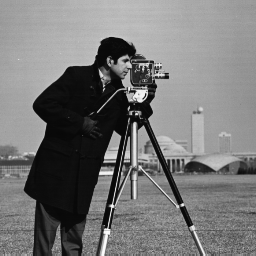
%> input picture lab-2/images/cameraman.png, 256 x 256 px
$ octave part2.m   (GNU Octave 9; MATLAB toolbox functions it lacks are replaced by stand-ins)
%> lines starting %> are read from the running program, lines starting %| are printed output that depends on the picture
clear(); % clear workspace

alpha = 5;
Im1 = imread('images/cameraman.png');
%> Im1 is the input picture: size 256x256 uint8; min 7, max 253, mean 118.7
Im2 = imread('images/wagon.png');
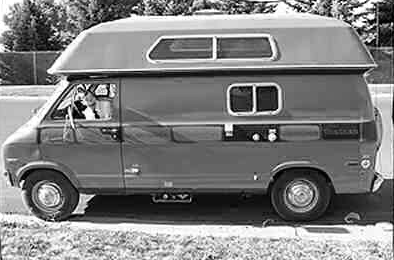
%> input picture lab-2/images/wagon.png, 394 x 260 px
%> Im2 is the input picture: size 260x394 uint8; min 0, max 255, mean 127
% draw original image
figure('Name', 'Original images'),
subplot(2,1,1), imshow(Im1);
subplot(2,1,2), imshow(Im2);

% Demo of unsharp masking. For more examples, see part 1
filter_sharpened_gauss7 = sharpening('gaussian', 7, 7, alpha);
Im1_sharpened_gauss7 = imfilter(Im1, filter_sharpened_gauss7);
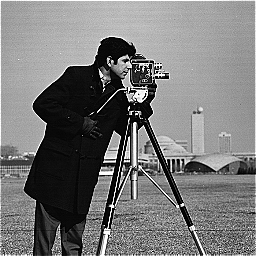
%> Im1_sharpened_gauss7: size 256x256 uint8; min 0, max 255, mean 120.4
Im2_sharpened_gauss7 = imfilter(Im2, filter_sharpened_gauss7);
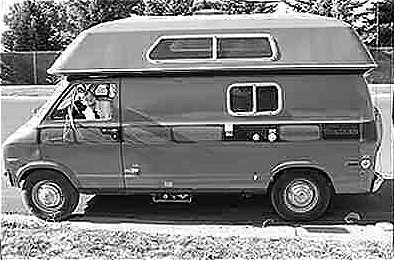
%> Im2_sharpened_gauss7: size 260x394 uint8; min 0, max 255, mean 126.7
figure('Name', 'Unsharp masking'),
subplot(2,1,1), imshow(Im1_sharpened_gauss7);
subplot(2,1,2), imshow(Im2_sharpened_gauss7);

% requires that size is odd and > 0
function filter = sharpening(name, size, filter_size, alpha)

    filter_average = fspecial(name, filter_size);
    filter_original = zeros(size);
    filter_original(round(size/2), round(size/2)) = 1;

    filter = filter_original + alpha * (filter_original - filter_average);

end
